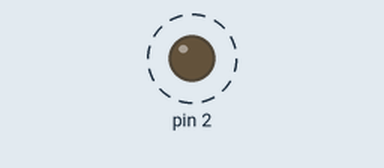
This sketch was run on a simulated Arduino Uno, built with avr-gcc and run on an emulated ATmega328P. Shown: output pins drawn as LEDs (lit = HIGH). Dashed ring = blinking.

Above: at 0.3 s.
Timing chart, 0 to 3.0 s (numbered marks = the images above):
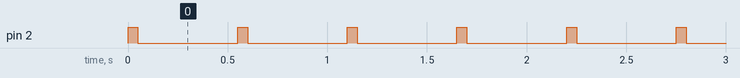

The sketch:

4_Led_Blink.ino
```cpp
void setup() {
  // put your setup code here, to run once:
 pinMode(2,  OUTPUT);
}

void loop() {
  // put your main code here, to run repeatedly:
  digitalWrite(2, 1);
  delay(50);
  digitalWrite(2, 0);
  delay(500);
}
```

Measured:
- by itself, pin 2: alternates HIGH for 0.05 s and LOW for 0.50 s
